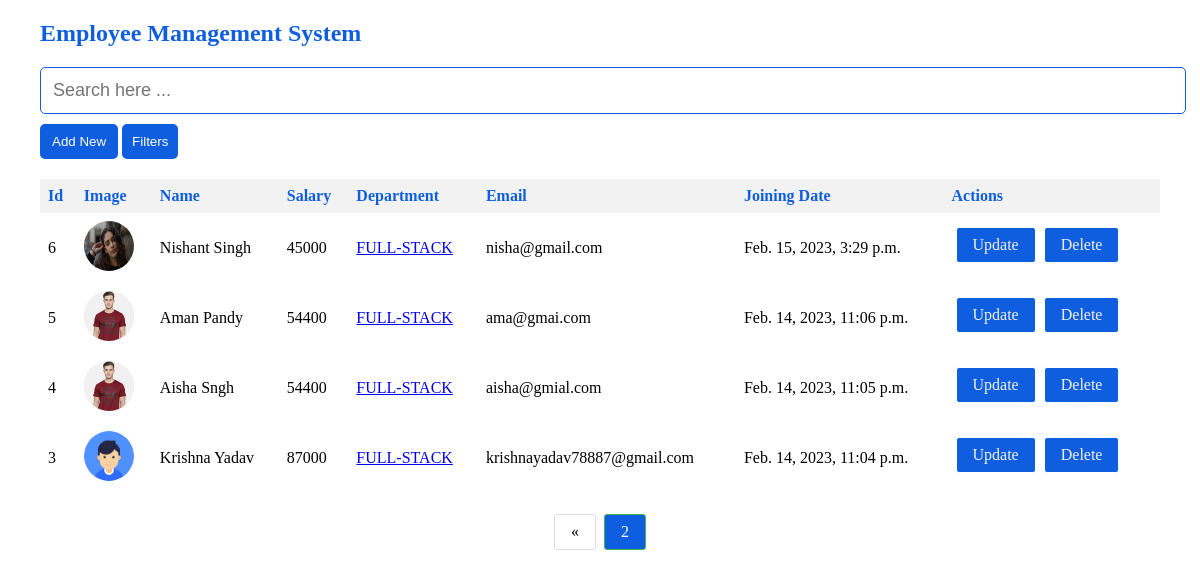
The page /employees/select/recent/?page=2 on the database its author committed.
### employees_app/models.py (models this page shows)
class Employee(models.Model):
    user  = models.ForeignKey(User, on_delete=models.CASCADE)
    name = models.CharField(max_length=50)
    email = models.EmailField(unique=True, max_length=100)
    dept  = models.ForeignKey(Department, on_delete=models.CASCADE)
    salary = models.PositiveIntegerField()
    join_date = models.DateTimeField(auto_now_add=True)
    image     = models.ImageField(upload_to='Employee/images')

class Department(models.Model):
    name = models.CharField(max_length=50)
    def __str__(self):
        return str(self.name).upper()  # receiving in upper case

### employees_app/views.py (the view, shortened to what this page needs)
# urls.py: path('select/<str:nm>/', dynamic, name='details'),
def dynamic(request, nm=None):
    emp = Employee.objects.all()
    if 'recent' in nm:
        emp  = Employee.objects.all().order_by('-id')
    elif nm is not None:
        emp = Employee.objects.filter(dept__name__icontains=nm)
    if emp.count() < 1:
        emp  = Employee.objects.all()
    p = Paginator(emp, 5, orphans=1)
    page_number  = request.GET.get('page')
    page_obj     = p.get_page(page_number)
    return render(request, 'emp_app/home.html', {'page_obj': page_obj})

### employees_app/templates/emp_app/home.html (shortened to what this page needs)
{% extends "emp_app/base.html" %}
{% load static %}
{% block css_link %}
 <link rel="stylesheet" href="{% static 'emp_app/css/home_style.css' %}">
 {% endblock css_link %}
{% block main_content %}
<h2 class="hdr" >
    Employee Management System </h2>
<div class="additional">
   <form action="{% url 'employeesFilter' 'by'  %}" method='post'>
    <input class="search" name='filters' type="text" placeholder="Search here ... ">
   </form>
   <button class="btn" id="newemp"><a href="{% url 'addEmployees'  %}">Add New</a></button>
   <div class="dropdown">
       <button class="dropbtn">Filters</button>
   </div>
</div>
<div style="overflow-x: auto;">
 <table>
   <tr >
     <th>Id</th>
     <th>Image</th>
     <th>Name</th>
     <th>Salary</th>
     <th>Department</th>
     <th>Email</th>
     <th>Joining Date</th>
     <th>Actions</th>
   </tr>
        {% for emp in page_obj %}
            <tr class="trhvr">
            <td>{{emp.id}}</td>
            <td><img class="userimg" src="{{emp.image.url}}" alt=""></td>
            <td>{{emp.name}}</a> </td>
            <td>{{emp.salary}}</td>
            <td><a href="{% url 'details'  emp.dept %}">{{emp.dept}}</a></td>
            <td>{{emp.email}}</td>
            <td>{{emp.join_date}}</td>
            <td class='actionbtn'>
                    <a href="{% url 'update_employee' emp.id %}">Update</a>
                    <a class='delete' href="{% url 'deleteEmployee' emp.id %}">Delete</a>
            </td>
            </tr>
        {% endfor  %}
 </table>
</div>
<div class="pagecenter">
    <div class="pagination">
        {% if page_obj.has_previous %}
            <a href="?page={{page_obj.previous_page_number}}">&laquo;</a>
        {% endif %}
        <a href="#" class="active">{{page_obj.number}} </a>
    </div>
 </div>
{% endblock main_content  %}

### employees_app/static/emp_app/css/home_style.css (style rules this page uses)
body { margin: 20px 40px ; align-items: center; justify-content: center; height: 100vh; }
table { border-collapse: collapse; width: 100%; }
th { background-color: #f2f2f2; color: #0e5edf; }
th, td { text-align: left; padding: 8px; }
.dropbtn { background-color: #0e5edf; border-radius: 5px; color: white; padding: 10px; border: none; }
.dropdown { position: relative; display: inline-block; }
.search { width: 100%; padding: 12px; font-size: 18px; border: 1px solid #0e5edf ; margin-bottom: 10px; border-radius: 5px; }
.btn { padding: 10px 12px; background-color: #0e5edf; border: none; border-radius: 5px; }
.btn a { text-decoration: none; color: white; }
.additional { margin-bottom: 20px; }
.hdr { color: #0e5edf; }
.userimg { height: 50px; max-width: 50px; background-color: #ddd; border-radius: 150px; }
.pagecenter,.actionbtn { text-align: center; margin-top: 21px; }
.pagination { display: inline-block; }
.actionbtn a { color: #f1f1f1; float: left; padding: 8px 16px; text-decoration: none; transition: background-color .3s; background-color: #0e5edf; border: 1px solid #ffffff; margin: 0 4px; margin-bottom: 5px; border-radius: 3px; }
.pagination a { color: black; float: left; padding: 8px 16px; text-decoration: none; transition: background-color .3s; border: 1px solid #ddd; margin: 0 4px; border-radius: 3px; }
.pagination a.active { background-color: #0e5edf; color: white; border: 1px solid #4CAF50; }

### rows shown on the page
Employee: id "6", image (picture), name "Nishant Singh", salary "45000", dept "FULL-STACK", email "nisha@gmail.com", join_date "Feb. 15, 2023, 3:29 p.m."
Employee: id "5", image (picture), name "Aman Pandy", salary "54400", dept "FULL-STACK", email "ama@gmai.com", join_date "Feb. 14, 2023, 11:06 p.m."
Employee: id "4", image (picture), name "Aisha Sngh", salary "54400", dept "FULL-STACK", email "aisha@gmial.com", join_date "Feb. 14, 2023, 11:05 p.m."
Employee: id "3", image (picture), name "Krishna Yadav", salary "87000", dept "FULL-STACK", email "krishnayadav78887@gmail.com", join_date "Feb. 14, 2023, 11:04 p.m."

### other values the page prints
{{ page_obj.number }} "2"
